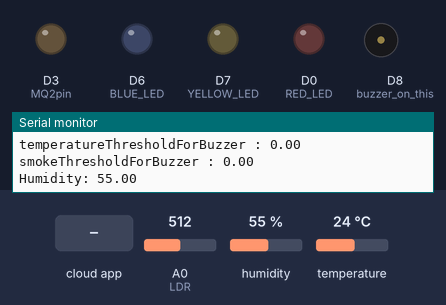
Bench run of a sketch on a simulated ESP8266 (NodeMCU). Parts: output pins drawn as LEDs (lit = HIGH), buzzer (waves = sounding, pin HIGH), the last lines printed to the serial monitor. The test bench sets the inputs (shaded band); at power-on: temperature 24 °C, A0 (LDR) = 512, humidity 55 %. WiFi joins after 1.5 s; servers stay silent unless stated; the Firebase database answers and starts empty.

Above: at 2.7 s.
2.8 s: the phone or cloud app sets temperature to 25
6.3 s: the phone or cloud app sets humidity to 100
At 9.3 s:
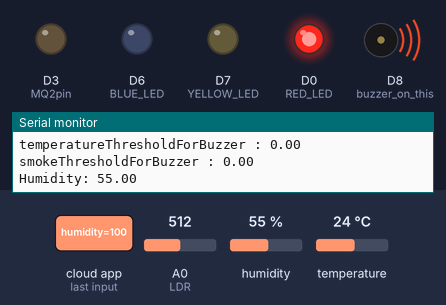
9.6 s: temperature set to 26 °C
At 14.4 s:
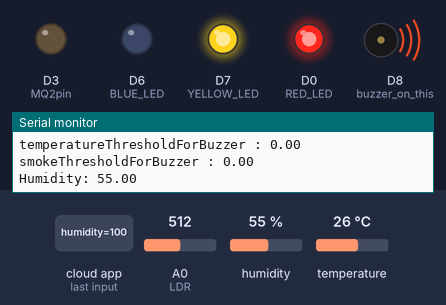
18.8 s: temperature set to 12 °C
At 23.8 s:
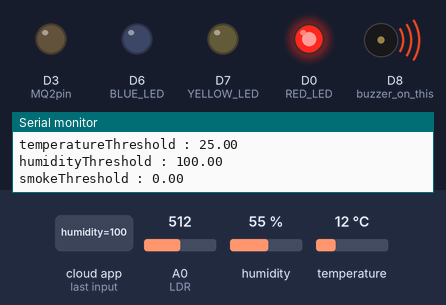
24.6 s: temperature set to 28 °C
At 27.4 s:
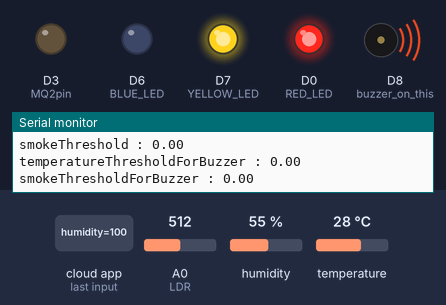
Timing chart, 0 to 28.9 s (numbered marks = the images above; inputs shaded):
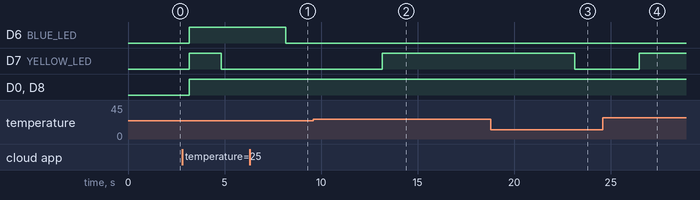

The sketch:

Firmware.ino
```cpp
#include "DHT.h"
#define DHTPIN D1
#define DHTTYPE DHT11
// #include <MQ2.h>
#include <ESPAsyncWebServer.h>
#include <ESPAsyncTCP.h>
#include <Arduino.h>
#if defined(ESP32)
  #include <WiFi.h>
#elif defined(ESP8266)
  #include <ESP8266WiFi.h>
#endif
#include <Firebase_ESP_Client.h>

DHT dht(DHTPIN, DHTTYPE);
#define MQ2pin 0

float t = 0.0;
float tf = 0.0;
float h = 0.0;
float gs = 0.0;
// MQ2 mq2(A0);
//thresholds
float temperatureThreshold=28;
float humidityThreshold=80;
float smokeThreshold=0.05;
float temperatureThresholdForBuzzer=29;
float smokeThresholdForBuzzer=1000;
bool DHTsensorworking = false;
bool smokeSensorWorking = false;
unsigned long previousMillis = 0;
long frequency = 1000;
AsyncWebServer server(80);

//Provide the token generation process info.
#include "addons/TokenHelper.h"
//Provide the RTDB payload printing info and other helper functions.
#include "addons/RTDBHelper.h"

// Insert your network credentials
#define WIFI_SSID "ROG"
#define WIFI_PASSWORD "12345678"

// Insert Firebase project API Key
#define API_KEY "AIzaSyB7e6KxtDMZw5cgIQf9CselofOcSPfQn6o"

// Insert RTDB URLefine the RTDB URL */
#define DATABASE_URL "iitj-data-center-iot-default-rtdb.firebaseio.com/"

//Defined Firebase Data object
FirebaseData fbdo;
FirebaseAuth auth;
FirebaseConfig config;
bool signupOK = false;

// //web page
const char index_html[] PROGMEM = R"webpage(
<!DOCTYPE HTML>
<html>

<head>
    <meta name="viewport" content="width=device-width, initial-scale=1">
    <script src="https://code.highcharts.com/8.0/highcharts.js"></script>
    <style>
        body {
            min-width: 300px;
            max-width: 800px;
            height: 400px;
            margin: 0 auto;
        }

        h2 {
            font-family: Arial;
            font-size: 2.5rem;
            text-align: center;
        }
    </style>
</head>

<body>
    <h2>Data Center</h2>
    <div id="temperature-chart" class="container"></div>
    <div id="fahrenheit-chart" class="container"></div>
    <div id="humidity-chart" class="container"></div>
    <div id="smoke-chart" class="container"></div>
</body>
<script>
    var chartT = new Highcharts.Chart({
        chart: { renderTo: 'temperature-chart' },
        title: { text: 'Temperature in Degree Celsius' },
        series: [{
            showInLegend: false,
            data: []
        }],
        plotOptions: {
            line: {
                animation: false,
                dataLabels: { enabled: true }
            },
            series: { color: '#059e8a' }
        },
        xAxis: {
            type: 'datetime',
            dateTimeLabelFormats: { second: '%H:%M:%S' }
        },
        yAxis: {
            title: { text: 'Temperature (Celsius)' }
        },
        credits: { enabled: false }
    });
    setInterval(function () {
        var xhttp = new XMLHttpRequest();
        xhttp.onreadystatechange = function () {
            if (this.readyState == 4 && this.status == 200) {
                var x = (new Date()).getTime(),
                    y = parseFloat(this.responseText);
                if (chartT.series[0].data.length > 50) {
                    chartT.series[0].addPoint([x, y], true, true, true);
                } else {
                    chartT.series[0].addPoint([x, y], true, false, true);
                }
            }
        };
        xhttp.open("GET", "/temperature", true);
        xhttp.send();
    }, 1000);

    var chartF = new Highcharts.Chart({
        chart: { renderTo: 'fahrenheit-chart' },
        title: { text: 'Temperature in Fahrenheit' },
        series: [{
            showInLegend: false,
            data: []
        }],
        plotOptions: {
            line: {
                animation: false,
                dataLabels: { enabled: true }
            }
        },
        xAxis: {
            type: 'datetime',
            dateTimeLabelFormats: { second: '%H:%M:%S' }
        },
        yAxis: {
            title: { text: 'fahrenheit (F)' }
        },
        credits: { enabled: false }
    });
    setInterval(function () {
        var xhttp = new XMLHttpRequest();
        xhttp.onreadystatechange = function () {
            if (this.readyState == 4 && this.status == 200) {
                var x = (new Date()).getTime(),
                    y = parseFloat(this.responseText);
                if (chartF.series[0].data.length > 50) {
                    chartF.series[0].addPoint([x, y], true, true, true);
                } else {
                    chartF.series[0].addPoint([x, y], true, false, true);
                }
            }
        };
        xhttp.open("GET", "/fahrenheit", true);
        xhttp.send();
    }, 1000);

    var chartH = new Highcharts.Chart({
        chart: { renderTo: 'humidity-chart' },
        title: { text: 'Humidity (%)' },
        series: [{
            showInLegend: false,
            data: []
        }],
        plotOptions: {
            line: {
                animation: false,
                dataLabels: { enabled: true }
            },
            series: { color: '#18009c' }
        },
        xAxis: {
            type: 'datetime',
            dateTimeLabelFormats: { second: '%H:%M:%S' }
        },
        yAxis: {
            title: { text: 'Humidity (%)' }
        },
        credits: { enabled: false }
    });
    setInterval(function () {
        var xhttp = new XMLHttpRequest();
        xhttp.onreadystatechange = function () {
            if (this.readyState == 4 && this.status == 200) {
                var x = (new Date()).getTime(),
                    y = parseFloat(this.responseText);
                if (chartH.series[0].data.length > 50) {
                    chartH.series[0].addPoint([x, y], true, true, true);
                } else {
                    chartH.series[0].addPoint([x, y], true, false, true);
                }
            }
        };
        xhttp.open("GET", "/humidity", true);
        xhttp.send();
    }, 1000);

    var chartS = new Highcharts.Chart({
        chart: { renderTo: 'smoke-chart' },
        title: { text: 'SMOKE-CO' },
        series: [{
            showInLegend: false,
            data: []
        }],
        plotOptions: {
            line: {
                animation: false,
                dataLabels: { enabled: true }
            },
            series: { color: '#18009c' }
        },
        xAxis: {
            type: 'datetime',
            dateTimeLabelFormats: { second: '%H:%M:%S' }
        },
        yAxis: {
            title: { text: 'Smoke' }
        },
        credits: { enabled: false }
    });
    setInterval(function () {
        var xhttp = new XMLHttpRequest();
        xhttp.onreadystatechange = function () {
            if (this.readyState == 4 && this.status == 200) {
                var x = (new Date()).getTime(),
                    y = parseFloat(this.responseText);
                if (chartS.series[0].data.length > 50) {
                    chartS.series[0].addPoint([x, y], true, true, true);
                } else {
                    chartS.series[0].addPoint([x, y], true, false, true);
                }
            }
        };
        xhttp.open("GET", "/smoke", true);
        xhttp.send();
    }, 1000);
</script>

</html>
)webpage";


void setup(){

  pinMode(A0, INPUT); //LDR
  pinMode(DHTPIN, INPUT); //DHT Sensor
  pinMode(D3, OUTPUT);  // DHT sensor working
  pinMode(D4, OUTPUT);  //Gas sensor working
  pinMode(D0, OUTPUT);  //RED LED
  pinMode(D6, OUTPUT);  //BLUE LED
  pinMode(D7, OUTPUT);  //YELLOW LED
  pinMode(D8, OUTPUT);  // buzzer on this

  dht.begin();
  // mq2.begin();
  Serial.begin(115200);
  WiFi.begin(WIFI_SSID, WIFI_PASSWORD);
  Serial.print("Connecting to Wi-Fi");
  while (WiFi.status() != WL_CONNECTED){
    Serial.print(".");
    delay(300);
  }
  Serial.println();
  Serial.print("Connected with IP: ");
  Serial.println(WiFi.localIP());
  Serial.println();
  config.api_key = API_KEY;
  config.database_url = DATABASE_URL;

  /* Sign up */
  if (Firebase.signUp(&config, &auth, "", "")){
    Serial.println("ok");
    signupOK = true;
  }
  else{
    Serial.printf("%s\n", config.signer.signupError.message.c_str());
  }

  config.token_status_callback = tokenStatusCallback;

  Firebase.begin(&config, &auth);
  // FirebaseObject object=Firebase.get("/");
  Firebase.reconnectWiFi(true);
    // Route for root / web page
  server.on("/", HTTP_GET, [](AsyncWebServerRequest *request){
    request->send_P(200, "text/html", index_html);
  });
  server.on("/temperature", HTTP_GET, [](AsyncWebServerRequest *request){
    request->send_P(200, "text/plain", String(t).c_str());
  });
  server.on("/fahrenheit", HTTP_GET, [](AsyncWebServerRequest *request){
    request->send_P(200, "text/plain", String(tf).c_str());
  });

  server.on("/humidity", HTTP_GET, [](AsyncWebServerRequest *request){
    request->send_P(200, "text/plain", String(h).c_str());
  });

  server.on("/smoke", HTTP_GET, [](AsyncWebServerRequest *request){
    request->send_P(200, "text/plain", String(gs).c_str());
  });

  // Start server
  server.begin();
}

void loop(){
  float currentH = dht.readHumidity();
  float currentTf = dht.readTemperature(true);
  float currentT = dht.readTemperature();
  float smoke = analogRead(MQ2pin);

  if (Firebase.ready() && signupOK ) {
    if(Firebase.RTDB.getInt(&fbdo, "frequency",&frequency)){
      Serial.print("frequency : " );
      Serial.println(frequency);
    }
    if(Firebase.RTDB.getFloat(&fbdo, "threshold/temperature",&temperatureThreshold)){
      Serial.print("temperatureThreshold : " );
      Serial.println(temperatureThreshold);
    }
    if(Firebase.RTDB.getFloat(&fbdo, "threshold/humidity", &humidityThreshold)){
      Serial.print("humidityThreshold : " );
      Serial.println(humidityThreshold);
    }
    if(Firebase.RTDB.getFloat(&fbdo, "threshold/smoke",&smokeThreshold)){
      Serial.print("smokeThreshold : " );
      Serial.println(smokeThreshold);
    }
    if(Firebase.RTDB.getFloat(&fbdo, "threshold/temperatureThresholdForBuzzer",&temperatureThresholdForBuzzer)){
      Serial.print("temperatureThresholdForBuzzer : " );
      Serial.println(temperatureThresholdForBuzzer);
    }
    if(Firebase.RTDB.getFloat(&fbdo, "threshold/smokeThresholdForBuzzer",&smokeThresholdForBuzzer)){
      Serial.print("smokeThresholdForBuzzer : " );
      Serial.println(smokeThresholdForBuzzer);
    }
  }
  unsigned long currentMillis = millis();
  if (currentMillis - previousMillis >= frequency) {
    previousMillis = currentMillis;
      if (isnan(currentT)) {
        DHTsensorworking=false;
        Serial.println("Failed to read from DHT sensor!");
        currentT=t;
      }else {
        t = currentT;
        DHTsensorworking=true;
      }

      if (isnan(currentTf)) {
        DHTsensorworking=false;
        Serial.println("Failed to read from DHT sensor!");
        currentTf=tf;
      }else {
        tf = currentTf;
        DHTsensorworking=true;
      }

      if (isnan(currentH)) {
        DHTsensorworking=false;
        Serial.println("Failed to read from DHT sensor!");
        currentH=h;
      }else {
        h = currentH;
        DHTsensorworking=true;
      }

      if (smoke<=10) {
        smokeSensorWorking=false;
        Serial.println("Failed to read from Gas sensor!");
        smoke=gs;
      }else {
        gs = smoke;
        smokeSensorWorking=true;
      }


    if (Firebase.ready() && signupOK ) {
      if (Firebase.RTDB.setFloat(&fbdo, "Sensors/DHT/humidity",currentH)){
        Serial.print("Humidity: ");
        Serial.println(currentH);
        if (DHTsensorworking && Firebase.RTDB.setFloat(&fbdo, "sensorWorking/DHT",1)){


        }else if (Firebase.RTDB.setFloat(&fbdo, "sensorWorking/DHT", 0)){

        }
      }

      if (Firebase.RTDB.setFloat(&fbdo, "Sensors/DHT/temperature", currentT)){
        Serial.print("Temperature: ");
        Serial.println(currentT);
      }

      if (Firebase.RTDB.setFloat(&fbdo, "Sensors/MQ2/smoke", smoke)){
        Serial.print("smoke: ");
        Serial.println(smoke);
        if (smokeSensorWorking && Firebase.RTDB.setFloat(&fbdo, "sensorWorking/MQ2", 1)){


        }else if(Firebase.RTDB.setFloat(&fbdo, "sensorWorking/MQ2", 0)){


        }
      }

    }
    Serial.println("______________________________");

  }
  //checks
  if(DHTsensorworking==true){
    //dht sensors working
    digitalWrite(D3, LOW);
    if(t>=temperatureThreshold){
      digitalWrite(D7, HIGH);
    }else{
      digitalWrite(D7, LOW);
    }
    if(t>=temperatureThresholdForBuzzer){
      digitalWrite(D8, HIGH);
    }else{
      digitalWrite(D8, LOW);
    }
    if(h>=humidityThreshold){
      digitalWrite(D6, HIGH);
    }else{
      digitalWrite(D6, LOW);
    }
  }else{
    //dht sensors not working
      digitalWrite(D3, HIGH);
  }

  if(smokeSensorWorking==true){
    digitalWrite(D4, LOW);
    if(gs>=smokeThreshold){
      digitalWrite(D0, HIGH);
    }else{
      digitalWrite(D0, LOW);
    }
    if(gs>=smokeThresholdForBuzzer){
      digitalWrite(D8, HIGH);
    }else{
      digitalWrite(D8, LOW);
    }
  }else{
    digitalWrite(D4, HIGH);
  }

}
```

Measured:
- the behaviour switches between 24 and 25 °C on temperature (found by bisection; images 1 and 2)
- after the input at 6.3 s, D6 (BLUE_LED): HIGH → LOW after 1.9 s
- after the input at 9.6 s, D7 (YELLOW_LED): LOW → HIGH after 3.6 s
- after the input at 18.8 s, D7 (YELLOW_LED): HIGH → LOW after 4.3 s
- after the input at 24.6 s, D7 (YELLOW_LED): LOW → HIGH after 1.9 s
